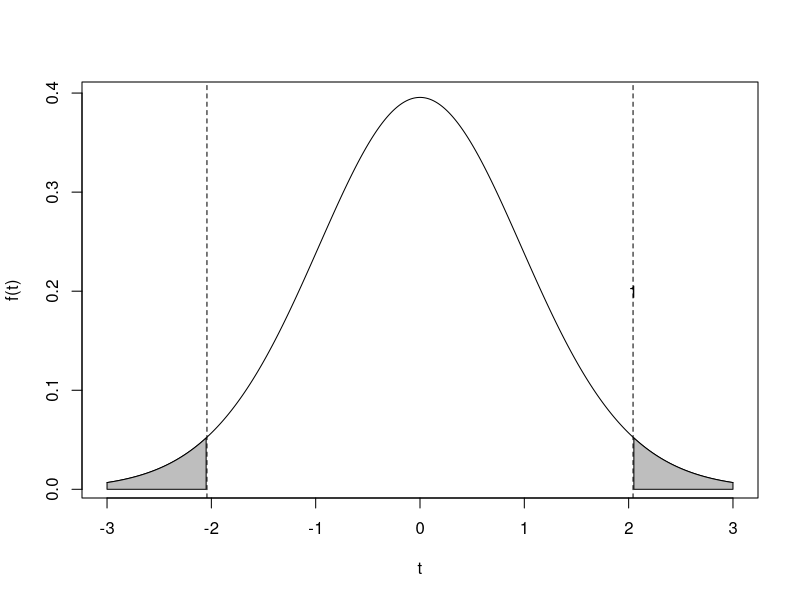
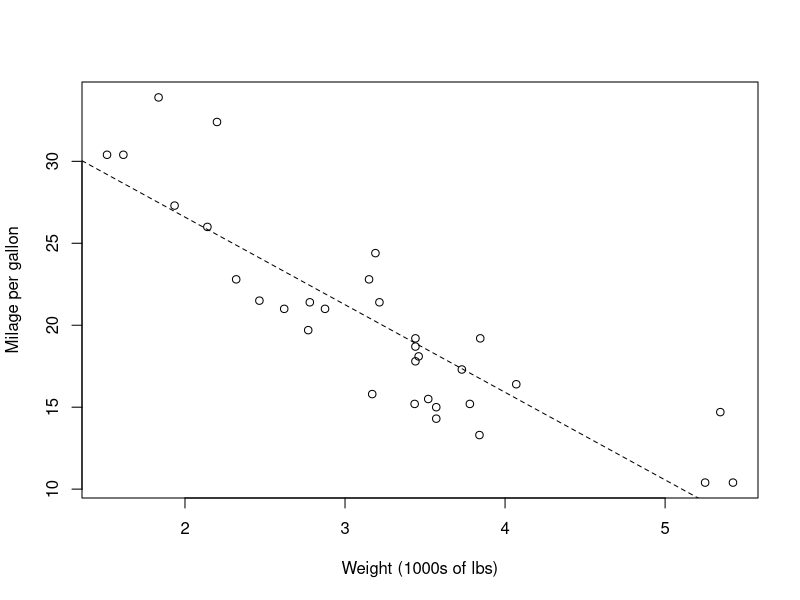
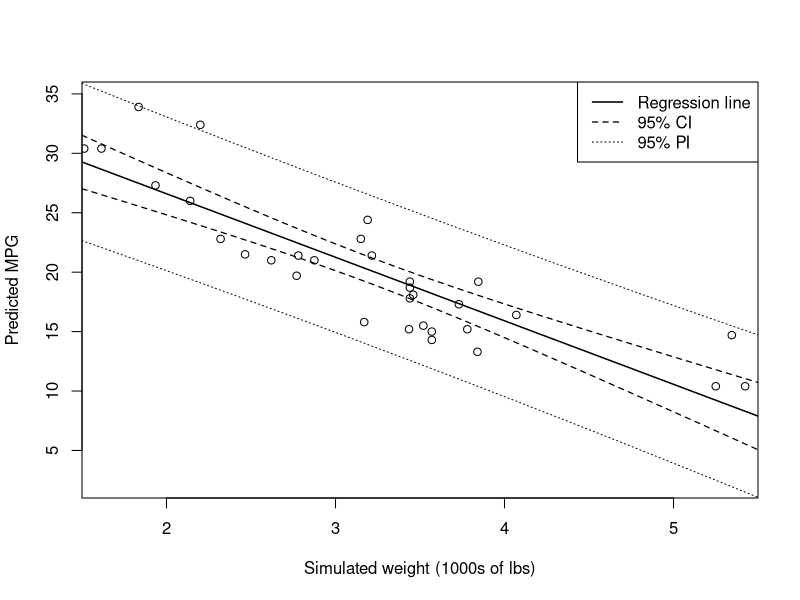

Write the R code that produced these figures, in order.
## ---- chunk 1
mtcars_df <- nrow(mtcars) - 2
x <- seq(-3, 3, 0.01)
y <- dt(x, df = mtcars_df)
plot(x, y, type = "l", xlab = "t", ylab = "f(t)")
q_upper <- qt(0.975, mtcars_df)
polygon(
	x = c(x[x>=q_upper], rev(x[x>=q_upper])),
	y = c(y[x>=q_upper], rep(0, length(x[x>=q_upper]))),
	col = "gray"
)
polygon(
	x = c(x[x<=-q_upper], rev(x[x<=-q_upper])),
	y = c(y[x<=-q_upper], rep(0, length(x[x<=-q_upper]))),
	col = "gray"
)
abline(v = q_upper, lty = 2)
abline(v = -q_upper, lty = 2)
text(x = q_upper, y = 0.2, labels = )
## ---- chunk 2
data(mtcars)
## ---- chunk 3
mod <- lm(mpg ~ wt, data = mtcars)
plot(
	x = mtcars$wt,
	y = mtcars$mpg,
	xlab = "Weight (1000s of lbs)",
	ylab = "Milage per gallon"
)
abline(mod, lty = 2, lwd = 1)
## ---- chunk 4
summary(mod)
## ---- chunk 5
# Get confidence intervals for the regression parameters
confint(mod, level = 0.95)
## ---- chunk 6
predict(mod, interval = "confidence", level = 0.95) |>
	head()
## ---- chunk 7
predict(mod, interval = "prediction") |>
	head()
## ---- chunk 8
summary(mtcars$wt)
## ---- chunk 9
new_wts <- seq(1.5, 5.5, 0.1)
## ---- chunk 10
# Has to have the same name as the variable in the linear model
new_wts_df <- data.frame(wt = new_wts)
## ---- chunk 11
new_wts_preds <-
	predict(
		mod,
		newdata = new_wts_df,
		interval = "prediction",
		level = 0.95
	)

# Put the weight values together with the predictions
# You could save this as an object if you wanted to do more with it, like
# make plots.
# See the appendix for the broom::augment() function that does this 
# automatically.
interp_preds <- cbind(new_wts_df, new_wts_preds)
head(interp_preds)
## ---- chunk 12
broom::tidy(mod)
## ---- chunk 13
broom::augment(mod, interval = "confidence")
## ---- chunk 14
broom::augment(mod, interval = "prediction", se_fit = TRUE)
## ---- chunk 15
newdata_preds <-
	broom::augment(
		mod,
		newdata = data.frame(wt = seq(1.5, 5.5, 0.1)),
		interval = "prediction"
	)

newdata_ci <-
	broom::augment(
		mod,
		newdata = data.frame(wt = seq(1.5, 5.5, 0.1)),
		interval = "confidence"
	)
## ---- chunk 16
# Create the plot with the regression line on it
plot(
	# Specify x and y data vectors
	newdata_preds$wt,
	newdata_preds$.fitted,
	# Specify axis titles
	xlab = "Simulated weight (1000s of lbs)",
	ylab = "Predicted MPG",
	# Make a line plot
	type = "l",
	# Change the line thickness (lwd = line width)
	lwd = 1.5,
	# Set the axis limits
	xlim = c(1.5, 5.5),
	ylim = c(1, 36),
	# These are graphical parameters necessary to take the xlim/ylim literally,
	# if you don't have them you will get a little extra space around each limit.
	xaxs = "i",
	yaxs = "i"
)
# Add lines for the CI and PI -- each of these commands adds a line to the plot
lines(
	newdata_ci$wt,
	newdata_ci$.lower,
	# Lty = 2 gives a dashed line (lty = line type)
	lty = 2,
	lwd = 1.25
)
lines(
	newdata_ci$wt,
	newdata_ci$.upper,
	lty = 2,
	lwd = 1.25
)
lines(
	newdata_preds$wt,
	newdata_preds$.lower,
	# Lty = 3 gives a dotted line
	lty = 3
)
lines(
	newdata_preds$wt,
	newdata_preds$.upper,
	lty = 3
)
# Add a legend for the different lty/lwd values
legend(
	"topright",
	c("Regression line", "95% CI", "95% PI"),
	lty = c(1, 2, 3),
	lwd = c(1.5, 1.25, 1)
)
# Add the original data points to the plot
points(mtcars$wt, mtcars$mpg)
## ---- chunk 17
broom::glance(mod)
